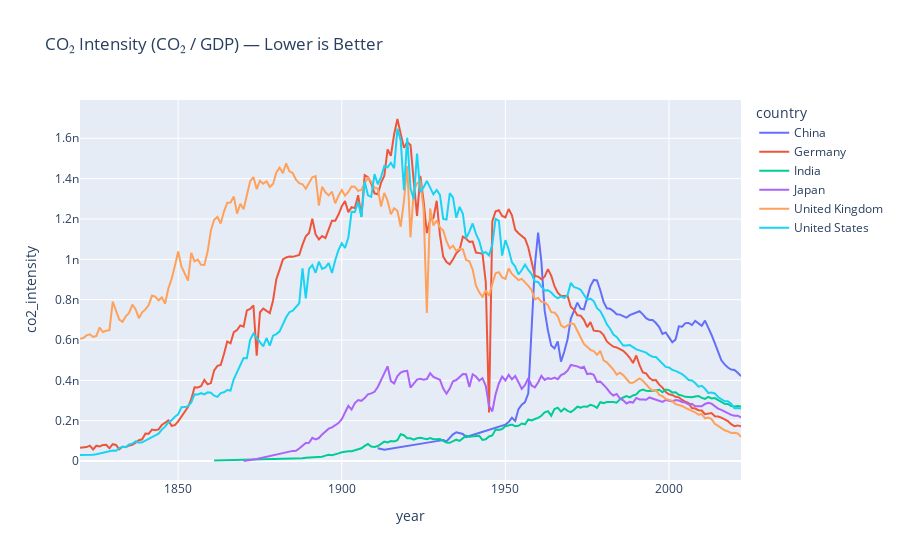

Source (notebook cell):
### Markdown cell above
###  CO₂ Intensity: Emissions per GDP Over Time

### Code cell
if {"co2","gdp"}.issubset(countries_df.columns):
    tmp = countries_df.copy()
    tmp["co2_intensity"] = tmp["co2"] / tmp["gdp"]
    focus = tmp[tmp["country"].isin(["United States","China","India","Germany","Japan","United Kingdom"])].dropna(subset=["co2_intensity"])
    if not focus.empty:
        fig = px.line(focus, x="year", y="co2_intensity", color="country",
                      title="CO₂ Intensity (CO₂ / GDP) — Lower is Better")
        fig.show()
    else:
        print("Insufficient data for intensity lines.")
else:
    print("Missing co2/gdp columns.")
print("Insight: Many advanced economies improve intensity even as GDP grows.")

### Figure 1 — Plotly figure (JSON) as saved in the notebook; plotly's stock layout.template omitted (floating-point values rounded to 4 significant figures; data arrays with more than 128 entries replaced by an {"elided": "..."} marker saying what was removed)
{"data": [{"hovertemplate": "country=China<br>year=%{x}<br>co2_intensity=%{y}<extra></extra>", "legendgroup": "China", "line": {"color": "#636efa", "dash": "solid"}, "marker": {"symbol": "circle"}, "mode": "lines", "name": "China", "orientation": "v", "showlegend": true, "type": "scatter", "x": [1911, 1913, 1929, 1930, 1931, 1932, 1933, 1934, 1935, 1936, 1937, 1938, 1950, 1951, 1952, 1953, 1954, 1955, 1956, 1957, 1958, 1959, 1960, 1961, 1962, 1963, 1964, 1965, 1966, 1967, 1968, 1969, 1970, 1971, 1972, 1973, 1974, 1975, 1976, 1977, 1978, 1979, 1980, 1981, 1982, 1983, 1984, 1985, 1986, 1987, 1988, 1989, 1990, 1991, 1992, 1993, 1994, 1995, 1996, 1997, 1998, 1999, 2000, 2001, 2002, 2003, 2004, 2005, 2006, 2007, 2008, 2009, 2010, 2011, 2012, 2013, 2014, 2015, 2016, 2017, 2018, 2019, 2020, 2021, 2022], "xaxis": "x", "y": [6.364e-11, 5.632e-11, 9.879e-11, 1.001e-10, 1.038e-10, 9.748e-11, 1.173e-10, 1.325e-10, 1.428e-10, 1.395e-10, 1.344e-10, 1.192e-10, 1.804e-10, 1.928e-10, 2.149e-10, 1.989e-10, 2.576e-10, 2.797e-10, 2.921e-10, 3.358e-10, 6.847e-10, 9.68e-10, 1.133e-09, 9.887e-10, 7.455e-10, 6.474e-10, 5.726e-10, 5.583e-10, 5.925e-10, 4.931e-10, 5.431e-10, 6.04e-10, 7.062e-10, 7.476e-10, 7.852e-10, 7.556e-10, 7.517e-10, 8.1e-10, 8.675e-10, 8.978e-10, 8.952e-10, 8.469e-10, 7.892e-10, 7.572e-10, 7.548e-10, 7.434e-10, 7.28e-10, 7.259e-10, 7.178e-10, 7.106e-10, 7.232e-10, 7.288e-10, 7.341e-10, 7.427e-10, 7.272e-10, 7.081e-10, 6.992e-10, 6.989e-10, 6.843e-10, 6.644e-10, 6.302e-10, 6.377e-10, 6.13e-10, 5.89e-10, 6.021e-10, 6.679e-10, 6.662e-10, 6.837e-10, 6.844e-10, 6.742e-10, 6.946e-10, 6.819e-10, 6.704e-10, 6.962e-10, 6.62e-10, 6.252e-10, 5.841e-10, 5.39e-10, 4.995e-10, 4.789e-10, 4.635e-10, 4.534e-10, 4.515e-10, 4.373e-10, 4.209e-10], "yaxis": "y"}, {"hovertemplate": "country=Germany<br>year=%{x}<br>co2_intensity=%{y}<extra></extra>", "legendgroup": "Germany", "line": {"color": "#EF553B", "dash": "solid"}, "marker": {"symbol": "circle"}, "mode": "lines", "name": "Germany", "orientation": "v", "showlegend": true, "type": "scatter", "x": {"elided": "203 int values"}, "xaxis": "x", "y": {"elided": "203 float values"}, "yaxis": "y"}, {"hovertemplate": "country=India<br>year=%{x}<br>co2_intensity=%{y}<extra></extra>", "legendgroup": "India", "line": {"color": "#00cc96", "dash": "solid"}, "marker": {"symbol": "circle"}, "mode": "lines", "name": "India", "orientation": "v", "showlegend": true, "type": "scatter", "x": {"elided": "140 int values"}, "xaxis": "x", "y": {"elided": "140 float values"}, "yaxis": "y"}, {"hovertemplate": "country=Japan<br>year=%{x}<br>co2_intensity=%{y}<extra></extra>", "legendgroup": "Japan", "line": {"color": "#ab63fa", "dash": "solid"}, "marker": {"symbol": "circle"}, "mode": "lines", "name": "Japan", "orientation": "v", "showlegend": true, "type": "scatter", "x": {"elided": "140 int values"}, "xaxis": "x", "y": {"elided": "140 float values"}, "yaxis": "y"}, {"hovertemplate": "country=United Kingdom<br>year=%{x}<br>co2_intensity=%{y}<extra></extra>", "legendgroup": "United Kingdom", "line": {"color": "#FFA15A", "dash": "solid"}, "marker": {"symbol": "circle"}, "mode": "lines", "name": "United Kingdom", "orientation": "v", "showlegend": true, "type": "scatter", "x": {"elided": "203 int values"}, "xaxis": "x", "y": {"elided": "203 float values"}, "yaxis": "y"}, {"hovertemplate": "country=United States<br>year=%{x}<br>co2_intensity=%{y}<extra></extra>", "legendgroup": "United States", "line": {"color": "#19d3f3", "dash": "solid"}, "marker": {"symbol": "circle"}, "mode": "lines", "name": "United States", "orientation": "v", "showlegend": true, "type": "scatter", "x": {"elided": "203 int values"}, "xaxis": "x", "y": {"elided": "203 float values"}, "yaxis": "y"}], "layout": {"legend": {"title": {"text": "country"}, "tracegroupgap": 0}, "title": {"text": "CO₂ Intensity (CO₂ / GDP) — Lower is Better"}, "xaxis": {"anchor": "y", "domain": [0, 1], "title": {"text": "year"}}, "yaxis": {"anchor": "x", "domain": [0, 1], "title": {"text": "co2_intensity"}}}}
